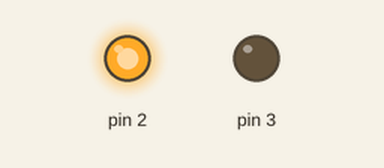
Simulated run of this sketch. Board: Arduino Uno, built with avr-gcc and run on an emulated ATmega328P. Shown: output pins drawn as LEDs (lit = HIGH).

Above: at 0.1 s.
At 1.2 s:
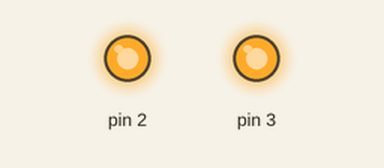
At 2.5 s:
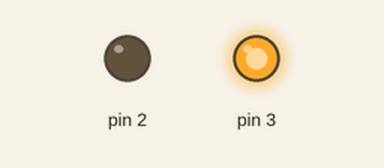
At 4.8 s:
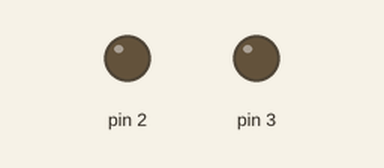
Timing chart, 0 to 8.9 s (numbered marks = the images above):
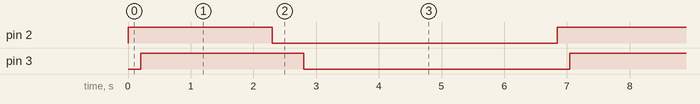

Measured:
- by itself, pin 2: alternates HIGH for 2.3 s and LOW for 4.5 s
- by itself, pin 3: alternates HIGH for 2.6 s and LOW for 4.2 s
- by itself, everything shown: repeats every 6.8 s, in 4 steps

The sketch:

arduino_heart.ino
```cpp
void setup() {
  pinMode(2, OUTPUT);
  pinMode(3, OUTPUT);

}

void loop() {
  for (int i=2; i<11; i++){
    digitalWrite(i, HIGH);
    delay(200);
  }
  delay(500);

  for(int i=2; i<11; i++){
    digitalWrite(i, LOW);
    delay(5);
    delay(500);
  }
}
```
